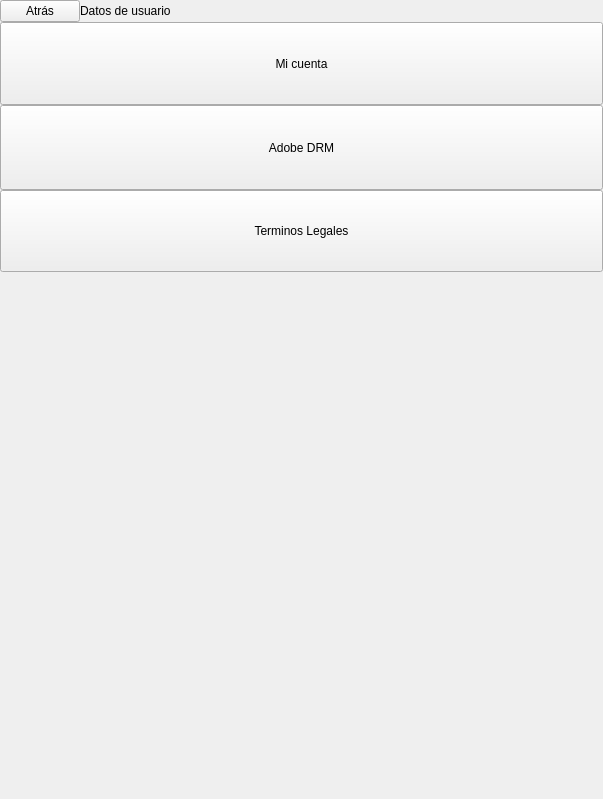
<?xml version="1.0" encoding="UTF-8"?>
<ui version="4.0">
 <class>SettingsMyAccountMenu</class>
 <widget class="QWidget" name="SettingsMyAccountMenu">
  <property name="geometry">
   <rect>
    <x>0</x>
    <y>0</y>
    <width>603</width>
    <height>799</height>
   </rect>
  </property>
  <property name="sizePolicy">
   <sizepolicy hsizetype="Expanding" vsizetype="Expanding">
    <horstretch>0</horstretch>
    <verstretch>0</verstretch>
   </sizepolicy>
  </property>
  <property name="minimumSize">
   <size>
    <width>600</width>
    <height>750</height>
   </size>
  </property>
  <property name="maximumSize">
   <size>
    <width>758</width>
    <height>1024</height>
   </size>
  </property>
  <property name="windowTitle">
   <string>Form</string>
  </property>
  <property name="styleSheet">
   <string notr="true"/>
  </property>
  <layout class="QVBoxLayout" name="verticalLayout">
   <property name="spacing">
    <number>0</number>
   </property>
   <property name="margin">
    <number>0</number>
   </property>
   <item>
    <widget class="QWidget" name="settingsSectionHeader" native="true">
     <layout class="QHBoxLayout" name="horizontalLayout_8">
      <property name="spacing">
       <number>0</number>
      </property>
      <property name="margin">
       <number>0</number>
      </property>
      <item>
       <widget class="SilentQPushButton" name="backBtn">
        <property name="focusPolicy">
         <enum>Qt::NoFocus</enum>
        </property>
        <property name="text">
         <string>Atrás</string>
        </property>
       </widget>
      </item>
      <item>
       <widget class="QLabel" name="sectionTitleLbl">
        <property name="minimumSize">
         <size>
          <width>0</width>
          <height>0</height>
         </size>
        </property>
        <property name="maximumSize">
         <size>
          <width>16777215</width>
          <height>10000</height>
         </size>
        </property>
        <property name="text">
         <string>Datos de usuario</string>
        </property>
       </widget>
      </item>
      <item>
       <spacer name="horizontalSpacer">
        <property name="orientation">
         <enum>Qt::Horizontal</enum>
        </property>
        <property name="sizeHint" stdset="0">
         <size>
          <width>40</width>
          <height>20</height>
         </size>
        </property>
       </spacer>
      </item>
     </layout>
    </widget>
   </item>
   <item>
    <widget class="QFrame" name="settingsMarginTop">
     <property name="frameShape">
      <enum>QFrame::StyledPanel</enum>
     </property>
     <property name="frameShadow">
      <enum>QFrame::Raised</enum>
     </property>
    </widget>
   </item>
   <item>
    <widget class="QWidget" name="settingsMenuListCont" native="true">
     <property name="sizePolicy">
      <sizepolicy hsizetype="Minimum" vsizetype="Fixed">
       <horstretch>0</horstretch>
       <verstretch>0</verstretch>
      </sizepolicy>
     </property>
     <property name="styleSheet">
      <string notr="true"/>
     </property>
     <layout class="QVBoxLayout" name="verticalLayout_2">
      <property name="spacing">
       <number>0</number>
      </property>
      <property name="margin">
       <number>0</number>
      </property>
      <item>
       <widget class="SilentQPushButton" name="myAccountBtn">
        <property name="sizePolicy">
         <sizepolicy hsizetype="Expanding" vsizetype="Expanding">
          <horstretch>0</horstretch>
          <verstretch>0</verstretch>
         </sizepolicy>
        </property>
        <property name="minimumSize">
         <size>
          <width>0</width>
          <height>83</height>
         </size>
        </property>
        <property name="maximumSize">
         <size>
          <width>16777215</width>
          <height>83</height>
         </size>
        </property>
        <property name="focusPolicy">
         <enum>Qt::NoFocus</enum>
        </property>
        <property name="text">
         <string>Mi cuenta</string>
        </property>
       </widget>
      </item>
      <item>
       <widget class="SilentQPushButton" name="adobeDrmBtn">
        <property name="sizePolicy">
         <sizepolicy hsizetype="Expanding" vsizetype="Expanding">
          <horstretch>0</horstretch>
          <verstretch>0</verstretch>
         </sizepolicy>
        </property>
        <property name="minimumSize">
         <size>
          <width>0</width>
          <height>85</height>
         </size>
        </property>
        <property name="maximumSize">
         <size>
          <width>16777215</width>
          <height>85</height>
         </size>
        </property>
        <property name="focusPolicy">
         <enum>Qt::NoFocus</enum>
        </property>
        <property name="text">
         <string>Adobe DRM</string>
        </property>
       </widget>
      </item>
      <item>
       <widget class="SilentQPushButton" name="generalTermsBtn">
        <property name="sizePolicy">
         <sizepolicy hsizetype="Expanding" vsizetype="Expanding">
          <horstretch>0</horstretch>
          <verstretch>0</verstretch>
         </sizepolicy>
        </property>
        <property name="minimumSize">
         <size>
          <width>0</width>
          <height>82</height>
         </size>
        </property>
        <property name="maximumSize">
         <size>
          <width>16777215</width>
          <height>82</height>
         </size>
        </property>
        <property name="focusPolicy">
         <enum>Qt::NoFocus</enum>
        </property>
        <property name="text">
         <string>Terminos Legales</string>
        </property>
       </widget>
      </item>
     </layout>
    </widget>
   </item>
   <item>
    <spacer name="verticalSpacer">
     <property name="orientation">
      <enum>Qt::Vertical</enum>
     </property>
     <property name="sizeHint" stdset="0">
      <size>
       <width>20</width>
       <height>40</height>
      </size>
     </property>
    </spacer>
   </item>
  </layout>
 </widget>
 <customwidgets>
  <customwidget>
   <class>SilentQPushButton</class>
   <extends>QPushButton</extends>
   <header>SilentQPushButton.h</header>
  </customwidget>
 </customwidgets>
 <resources/>
 <connections/>
</ui>
